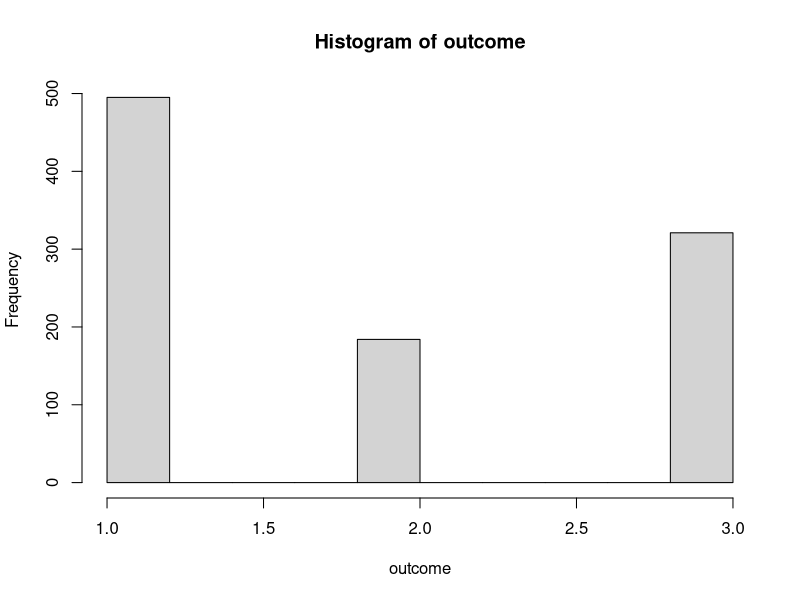

Generate this figure with R: (Note: a time limit stopped this script after it produced the figure.)
## ---- chunk 1
#1a
N=10^7
t = runif(1,0,3)
s = t+runif(1,0,3)

Zt = rnorm(N, 0, sqrt(t))
Zs = Zt+rnorm(N, 0, sqrt(s-t))
#1a
mean(Zs*Zt)
t
#1b
mean(Zs*Zt*Zt)
#1c
mean(Zs*Zt^3)
3*t^2


## ---- chunk 2
dt=0.0000001
T = runif(1,0,1)
Z=0
I_dZ = 0
I_dt = 0
for (i in (1:(T/dt))) {
  dZ = rnorm(1, 0, sqrt(dt))
  I_dZ = I_dZ + cos(Z) * dZ
  I_dt = I_dt - sin(Z) * dt
  Z = Z + dZ
}
cat("integral dZ = ", I_dZ,"; sin(Z) - 0.5 * I_dt = ", sin(Z) - 0.5 * I_dt)

## ---- chunk 3
dt = 10^-5
sd = sqrt(dt) #for comp efficiency
N=1000
a = 1
mb = -0.5 # mb goes for "minus b", not to mess it up later
mc = -1

run_bm = function(a, mb, mc) {
  flag_Ta = FALSE
  flag_Tmb = FALSE
  flag_Tmc = FALSE
  Z=0
  while (TRUE) {
    dZ = rnorm(1, 0, sd = sd)
    Z = Z + dZ
    if (Z > a) {
      flag_Ta = TRUE
      break
    }
    if (Z < mb) {flag_Tmb = TRUE}
    if (Z < mc) {
      flag_Tmc = TRUE
      break
    }
  }
  return(list(flag_Ta, flag_Tmb, flag_Tmc))
}

outcome = array(NA, dim=N)
for (i in (1:N)) {
  f = run_bm(a = a, mb = mb, mc = mc)
  if (f[3] == TRUE) {
    outcome[i] = 1
  } else {
      if (f[2] == TRUE) {
        outcome[i] = 2
      } else {
          if (f[1] == TRUE) {
            outcome[i] = 3
          } else {outcome[i] = 4} # not possible if work correctly, just a quality check
      }
    }
  cat("\r Brownian motion run #", i, "out of ", N)
}
cat("P(m(T_a) < -b | T_a < T_-c) ", sum(outcome == 2)/(sum(outcome == 2) + sum(outcome == 3)))
hist(outcome)

## ---- chunk 4
T = 1 # time of interest
run_the_chain = function(T=1) {
  t = 0 # current time
  m1 = 2 # mu1 for state 1
  m2 = 3 # mu2 for state 2
  l1 = 10 # lambda1 for state 1
  l2 = 30 # lambda2 for state 2
  t_state_1 = 0 # total time in state 1
  t_state_2 = 0 # total time in state 2
  state = 1 # starting state
  N = 0 # the total number of customers that have entered the store
  
  time_increment = function(current_state, delta_time) {
    t <<- t + delta_time
    if (current_state == 1) {
        t_state_1 <<- t_state_1 + delta_time
      } else {
        t_state_2 <<- t_state_2 + delta_time
      }
  }
  
  while (t < T) {
    flag = 0 # flag to track a customer who entered after time T
    if (state == 1) {
      t_arr = rexp(1,l1) # time when the next costemer appears
      t_next_state = rexp(1,m1) # time when we go to the next state
    } else {
      t_arr = rexp(1,l2)
      t_next_state = rexp(1,m2)
    }
    if (t_arr < t_next_state) {
      time_increment(current_state = state, delta_time = t_arr)
      N = N + 1
      flag = 1
    } else {
      time_increment(current_state = state, delta_time = t_next_state)
      if (state == 1) {state = 2} else {state = 1} # switch state
    }
  #cat("\r", i, "state is", state)
  #invisible(readline(prompt="Press [enter] to continue"))  
  }
  if (flag ==1) {N = N-1} # deduction because arrival is after time T
return(N)
}

EN = 0
Iter = 10^5
for (i in (1:Iter)) {
  EN = EN + run_the_chain(T=T)
}
(EN = EN/Iter)
## ---- chunk 5
T = 1 # time of interest
l1 = 10 # lambda1 for state 1
l2 = 30 # lambda2 for state 2
m1 = 2 # mu1 for state 1
m2 = 3 # mu2 for state 2
state = 1 # starting state

EN = 0
Iter = 10^5

for (i in (1:Iter)) {
  t = 0 # current time
  t_state_1 = 0 # total time in state 1
  t_state_2 = 0 # total time in state 2
  state = 1 # starting state

  while (t < T) {
    if (state == 1) {
      t_next_state = rexp(1, m1) # time when we go to the next state
      t_state_1 = t_state_1 + t_next_state
      state = 2
    } else {
      t_next_state = rexp(1, m2)
      t_state_2 = t_state_2 + t_next_state
      state = 1
    }
    t = t + t_next_state
  
  }
  if (state == 2) {t_state_1 = t_state_1 - (t - 1)} else {t_state_2 = t_state_2 - (t - 1)}
  # deduction because arrival is after time T

  EN = EN + l1 * t_state_1 + l2 * t_state_1
}
(EN = EN/Iter)
## ---- chunk 6
dt = 10^-5
T = 2
sd = sqrt(dt) #for comp efficiency
N=100000 # number of Brownian motion chains
resolution = 0.1 # resolution of the VAR path
Z=0
int_dZ = 0
int_dt = 0
t = 0
ind = 0
var_df = as.data.frame(array(NA, dim = c(T/resolution,3), 
                             dimnames = list(c(), c("Time","Var_int_ZdZ", "Var_Ito's"))))
for (i in (1:(T/dt))) {
  dZ = rnorm(N, 0, sd = sd)
  int_dZ = int_dZ + (Z^2) * dZ
  int_dt = int_dt + Z * dt
  if (t > resolution) {
    ind = ind + 1
    var_df$Time[ind] = i*dt
    var_df$Var_int_ZdZ[ind] = var(int_dZ)
    var_df$`Var_Ito's`[ind] = var((Z^3)/3 - int_dt)
    t = 0
    cat("\r Brownian motion time #", i*dt, "out of ", T)
  }
  t=t+dt
  Z = Z + dZ
}

cat("var(int_dZ) = ", var(int_dZ), "var(ito's) = ", var((Z^3)/3 - int_dt) )
plot(var_df$Time, var_df$Var_int_ZdZ)
## ---- chunk 7
dt = 10^-5
T = runif(1,0,3)
sd = sqrt(dt) #for comp efficiency
N=100

run_bm = function(T, dt) {
  Z=0
  int_dZ = 0
  int_dt = 0
  for (i in (1:(T/dt))) {
    dZ = rnorm(1, 0, sd = sd)
    int_dZ = int_dZ + (Z^2) * dZ
    int_dt = int_dt + Z * dt
    Z = Z + dZ
  
  }
  return(list(int_dZ, int_dt, Z))
}
f = run_bm(T, dt)
cat("int_dZ = ", f[[1]], "ito's = ", (f[[3]]^3)/3 - f[[2]] )

E_dZ = 0
V_dZ = 0
E_ito = 0
V_ito = 0
for (i in (1:N)) {
  f = run_bm(T, dt)
  ito = (f[[3]]^3)/3 - f[[2]]
  int_dZ = f[[1]]
  E_dZ = E_dZ + int_dZ
  V_dZ = V_dZ + int_dZ^2
  E_ito = E_ito + ito
  V_ito = V_ito + ito^2
  cat("\r Brownian motion run #", i, "out of ", N)
  }
(var_dZ = V_dZ/N - (E_dZ/N)^2)
(var_ito = V_ito/N - (E_ito/N)^2)
